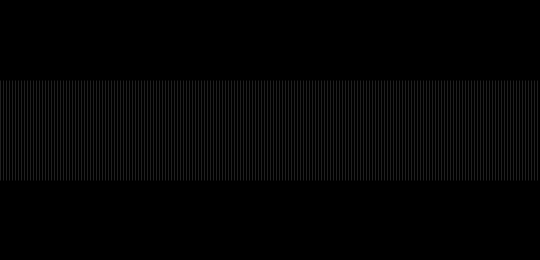
Frame 1 (no input)
Frame 60 (the mouse pressed at the canvas centre just before this capture): identical to frame 1, image omitted
Frame 120 (the mouse held since frame 60 and released just before this capture): identical to frame 1, image omitted

The Processing sketch that drew this single still picture (run headless with seeded random() and noise(); from frame 60 on, the mouse is pressed at the canvas centre):

// Processing sketch: processing_110617
// ── processing_110617.pde

void setup() {
  size(540, 260);
  strokeWeight(0);
  stroke(255);
  
}

void draw() {
  background(0);
  for(int contador=0; contador<=640; contador++){
    if(contador % 3 == 0){
      line(contador,80,contador,180);
    }
  }
}
